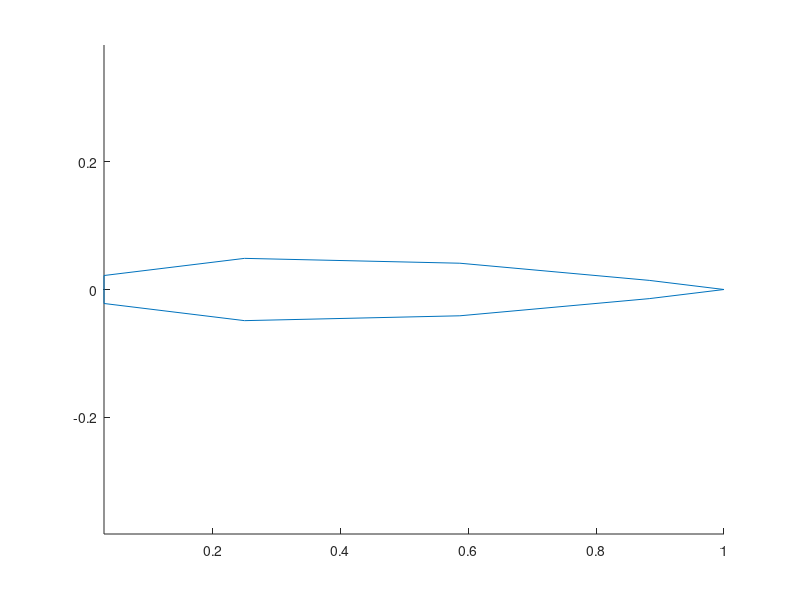

The MATLAB script that drew this image:
clear
close all
clc

%%

C = @(xc) 3*sqrt(3)/2 * (xc).^0.5 .* (1-xc).^1;
B = @(xc, n, k) factorial(n)./(factorial(k).*factorial(n-k)) .* (xc).^(k) .* (1-xc).^(n-k);

N = 10;



beta = 2*pi*(0:N-1)/(N-1) - pi;
x = (1/2) * (1 - cos(beta'));

wU = [0.1, 0.1, 0.1];
wL = [-0.1, -0.1, -0.1];

if mod(N, 2) == 0
    xU = x(1:N/2);
    xL = x(N/2+1:N);
else
    xU = x(1:(N+1)/2-1);
    xL = x((N+1)/2:N);
end

yU = 0.5*sum(B(xU, length(wU)-1, (0:length(wU)-1)).*wU, 2).*C(xU);
yL = 0.5*sum(B(xL, length(wL)-1, (0:length(wL)-1)).*wL, 2).*C(xL);

y = [yU; yL];

coords = [x, y];

figure
hold on
axis equal
plot(x, y)